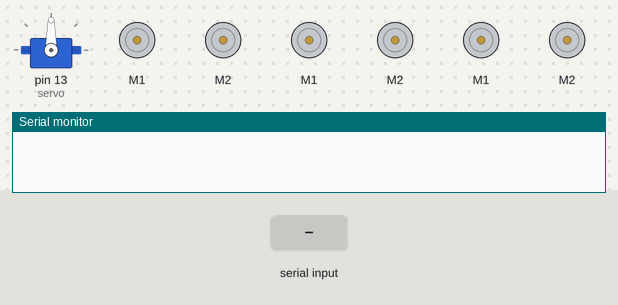
Bench run of a sketch on a simulated Arduino Uno, built with avr-gcc and run on an emulated ATmega328P. Parts: servo, 6 × DC motor (green arrow = forward, orange = backward, longer = faster), the last lines printed to the serial monitor. The inputs (shaded band) are chosen by the test bench.

Above: at 5.2 s.
5.3 s: "1" received over Serial
At 5.8 s:
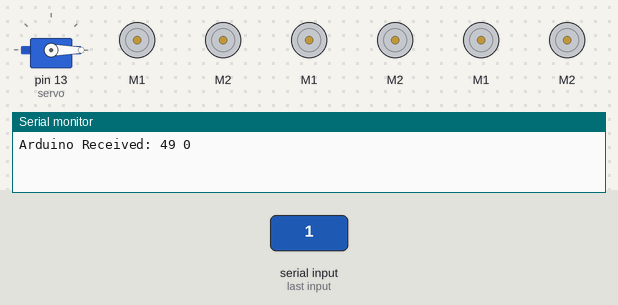
6.8 s: byte 1 (1) received over Serial
8.3 s: byte 6 (6) received over Serial
At 9.5 s:
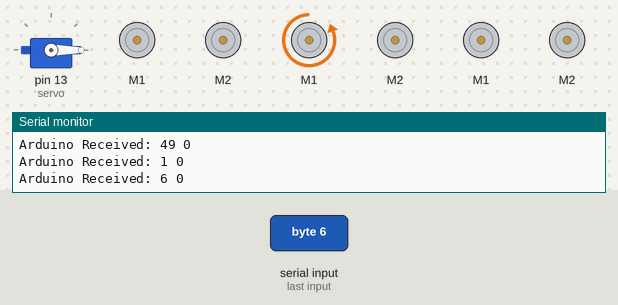
9.8 s: byte 7 (7) received over Serial
At 10.4 s:
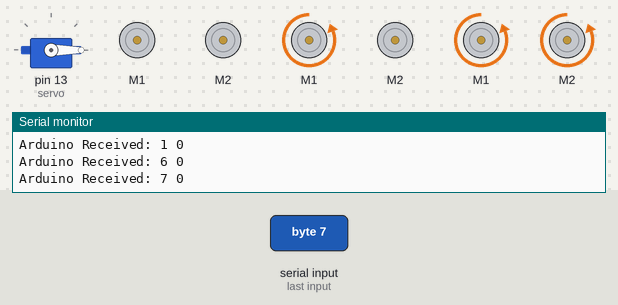
11.3 s: byte 8 (8) received over Serial
At 12.7 s:
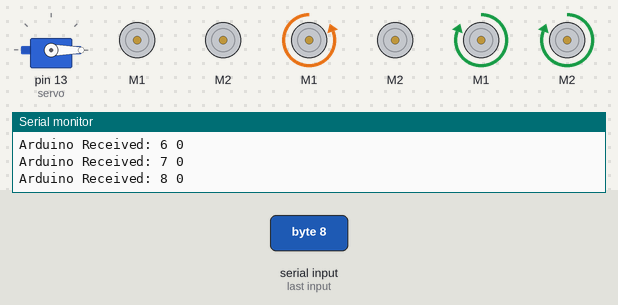
Timing chart, 0 to 13.8 s (numbered marks = the images above; inputs shaded):
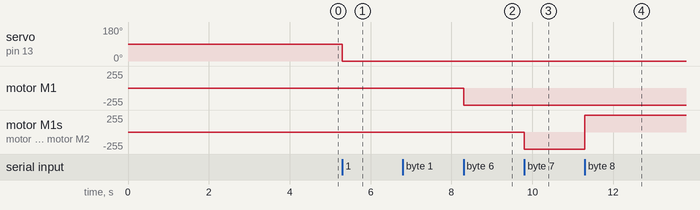

Measured:
- after the input at 5.3 s, servo on pin 13 (servo): 90° → 0° at once
- after the input at 8.3 s, motor M1: stopped → backward 255/255 at once
- after the input at 9.8 s, motor M1, motor M2: stopped → backward 255/255 at once
- after the input at 11.3 s, motor M1, motor M2: backward 255/255 → forward 255/255 at once

The sketch:

sabertoothCodeFinal.ino
```cpp
// (licence header left out)
#include <SoftwareSerial.h>
#include <Sabertooth.h>
#include "DualVNH5019MotorShield.h"
#include <Servo.h> //for testing only

SoftwareSerial SWSerial1(NOT_A_PIN, 14); // RX is NOT_A_PIN (unused), TX on pin 14 (to S1).
SoftwareSerial SWSerial2(NOT_A_PIN, 16); //RX is NOT_A_PIN (unused), TX on pin 16 (to S2)

Sabertooth ST1(128, SWSerial1); //Address 128, and use SWSerial as the serial port.
Sabertooth ST2(128, SWSerial2); //ST1 controls treads/wheels (2 motors), ST2 controls digger (1 linear actuator and 1 motor)

DualVNH5019MotorShield md; //md controls bucket (two linear actuators)
Servo servo;

void stopIfFault()
{
   if(md.getM1Fault() || md.getM2Fault()){Serial.println("Fault with digger motors");} //client won't be able to receive for now
}

void setup()
{
  Serial.begin(9600); //for communicating with NUC
  SWSerial1.begin(9600); //for communicating with sabertooth #1 (wheels)
  SWSerial2.begin(9600); //for comminicating with sabertooth #2 (digger)
  ST1.autobaud(); //delay to give driver time to start up
  ST2.autobaud(); //delay to give driver time to start up
  ST1.setRamping(55); //-1683 (slowest)
  ST2.setRamping(55);

  md.init(); // initialize motor driver

  servo.attach(13);
}

void loop()
{
  while (Serial.available() == 0)  {} //wait until there is something to read

    int mode = Serial.read(); //read the mode
    int powerLevel = 0;

    if (mode >= 2 && mode <= 5) //if the user wants chooses mode 1-4, they need to set the power
    {
      while(Serial.available() == 0) {} //wait for another command to set the power level
      powerLevel = Serial.read();

    }
    if(mode <= 0) //Stop
    {
       stopRobot();
    }
    else if(mode == 1)  //turning which direction?
    {
       straight(powerLevel);
    }
    else if(mode == 2)  //turing which direction?
    {
      backward(powerLevel);
    }
    else if(mode == 3)  // This is actually straight or back
    {
      turnRobot(1, powerLevel);
    }
    else if(mode == 4) // This is actually straight or back
    {
       turnRobot(-1, powerLevel);
    }
    else if(mode == 5) //drop digger
    {
      diggerDrop();
    }
    else if(mode == 6) //raise digger
    {
      diggerUp();
    }
    else if(mode == 7) //dump bucket
    {
      bucketDump();
    }
    else if(mode == 8) //put bucket back down
    {
      bucketDown();
    }

    servo.write(powerLevel);
    delay(20);
    //digitalWrite(13,HIGH);
    //delay(700);
    //digitalWrite(13, LOW);
    Serial.println("Arduino Received: " + String(mode, DEC) + " " + String(powerLevel, DEC));
}


void stopRobot()
{
    ST1.motor(1, 0);
    ST1.motor(2, 0);
}
void straight(int powerLevel)
{
    ST1.motor(1, powerLevel);
    ST1.motor(2, powerLevel);
}

void backward(int powerLevel)
{
   ST1.motor(1, -powerLevel);
   ST1.motor(2, -powerLevel);
}

void turnRobot(int direction, int powerLevel)
{
   ST1.motor(1, -direction * powerLevel);
   ST1.motor(2, direction * powerLevel);
}

void diggerUp()
{
   // 127 is the default power level
   ST2.motor(1, -127);  // Linear actuator out
   ST2.motor(2, 0);  // Motor off
}

void diggerDrop()
{
   // 127 is the default power level
   ST2.motor(1, 127);   // Linear actuator in
   ST2.motor(2, 70);    // Motor on
}

void bucketDump()
{
   // 400 is the default speed
   md.setSpeeds(-400, -400);  // Linear actuators up
   stopIfFault();
}

void bucketDown()
{
   // 400 is the default speed
   md.setSpeeds(400, 400);  // Linear actuators down
   stopIfFault();
}
```
